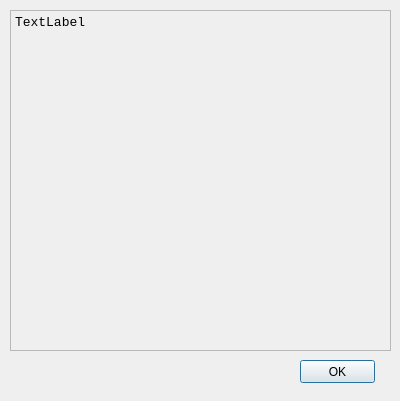
<?xml version="1.0" encoding="UTF-8"?>
<ui version="4.0">
 <class>Stick20InfoDialog</class>
 <widget class="QDialog" name="Stick20InfoDialog">
  <property name="geometry">
   <rect>
    <x>0</x>
    <y>0</y>
    <width>400</width>
    <height>401</height>
   </rect>
  </property>
  <property name="windowTitle">
   <string>Stick status</string>
  </property>
  <property name="windowIcon">
   <iconset resource="resources.qrc">
    <normaloff>:/images/CS_icon.png</normaloff>:/images/CS_icon.png</iconset>
  </property>
  <widget class="QLabel" name="Infotext">
   <property name="geometry">
    <rect>
     <x>10</x>
     <y>10</y>
     <width>381</width>
     <height>341</height>
    </rect>
   </property>
   <property name="font">
    <font>
     <family>Courier New</family>
     <pointsize>10</pointsize>
    </font>
   </property>
   <property name="frameShape">
    <enum>QFrame::StyledPanel</enum>
   </property>
   <property name="text">
    <string>TextLabel</string>
   </property>
   <property name="alignment">
    <set>Qt::AlignLeading|Qt::AlignLeft|Qt::AlignTop</set>
   </property>
   <property name="textInteractionFlags">
    <set>Qt::TextSelectableByKeyboard|Qt::TextSelectableByMouse</set>
   </property>
  </widget>
  <widget class="QPushButton" name="pushButton">
   <property name="geometry">
    <rect>
     <x>300</x>
     <y>360</y>
     <width>75</width>
     <height>23</height>
    </rect>
   </property>
   <property name="text">
    <string>OK</string>
   </property>
  </widget>
 </widget>
 <resources>
  <include location="resources.qrc"/>
 </resources>
 <connections/>
</ui>
